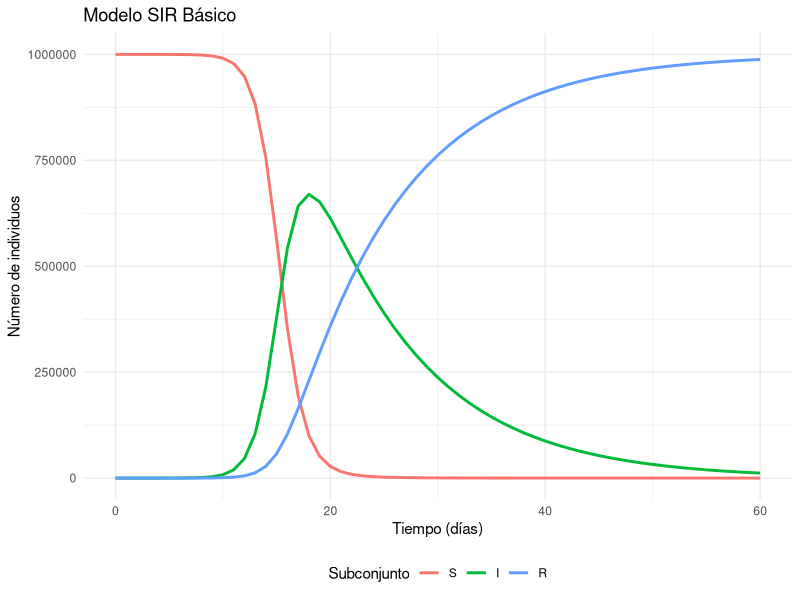
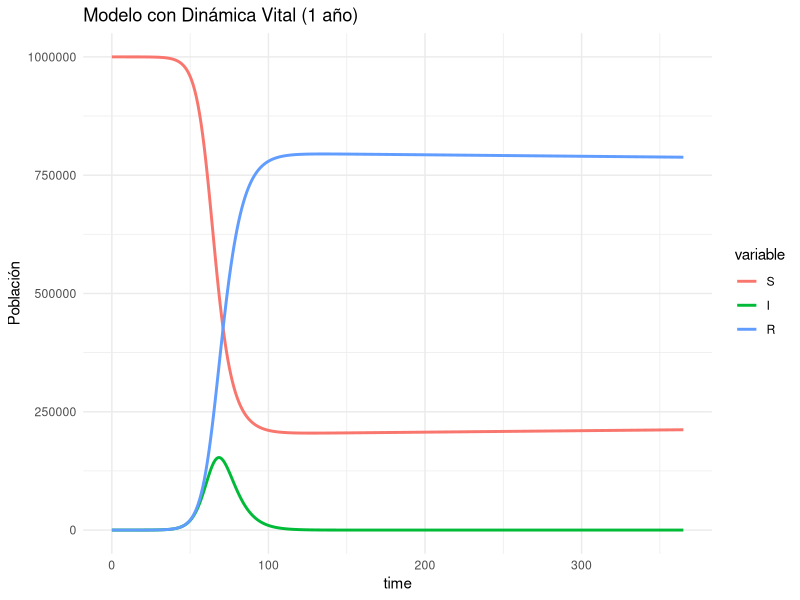
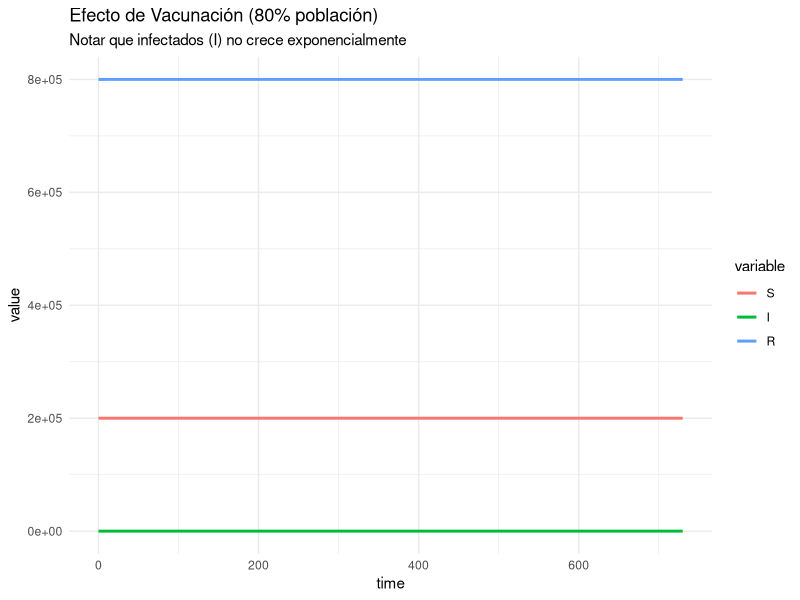
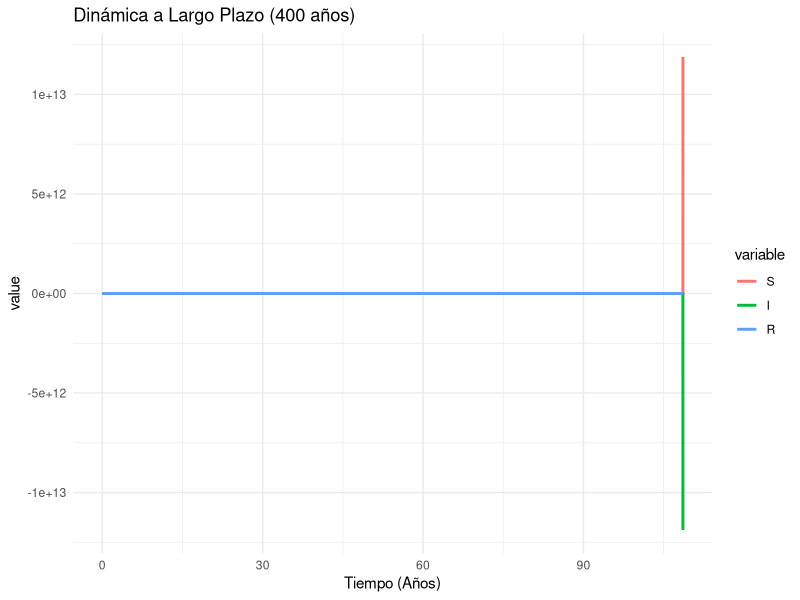
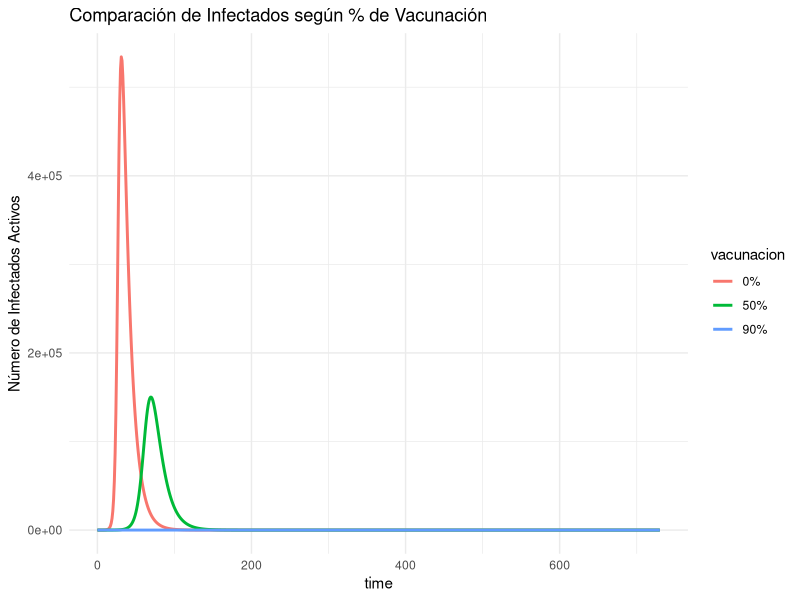

R code for these plots, in order:
## ---- chunk 1
knitr::opts_chunk$set(echo = TRUE, warning = FALSE, message = FALSE)
## ---- chunk 2
# PACKAGES:
library(deSolve)
library(reshape2)
library(ggplot2)

initial_state_values <- c(S = 999999, I = 1, R = 0)
parameters <- c(beta = 1, gamma = 0.1)
times <- seq(from = 0, to = 60, by = 1)   

sir_model <- function(time, state, parameters) {  
    with(as.list(c(state, parameters)), {
        N <- S+I+R 
        lambda <- beta * I/N
        dS <- -lambda * S                
        dI <- lambda * S - gamma * I   
        dR <- gamma * I                  
        return(list(c(dS, dI, dR))) 
    })
}

output <- as.data.frame(ode(y = initial_state_values, 
                            times = times, 
                            func = sir_model,
                            parms = parameters))
## ---- chunk 3

# Gráfico del modelo base
output_long <- melt(as.data.frame(output), id = "time")                  

ggplot(data = output_long, aes(x = time, y = value, colour = variable)) +  
  geom_line(linewidth = 1) +                                           
  xlab("Tiempo (días)")+                                         
  ylab("Número de individuos") +                                       
  labs(title = "Modelo SIR Básico", colour = "Subconjunto") +
  theme_minimal() +
  theme(legend.position = "bottom")

## ---- chunk 4
# Conversión de unidades a días
mu_val <- (1/70)/365
b_val  <- (1/70)/365

parameters_p1 <- c(beta = 0.4, gamma = 0.2, mu = mu_val, b = b_val)
times_p1 <- seq(0, 365, by = 1) # 1 año

# Función SIR con dinámica vital
sir_vital_dynamics <- function(time, state, parameters) {
  with(as.list(c(state, parameters)), {
    N <- S + I + R
    lambda <- beta * I / N
    
    # Ecuaciones modificadas
    dS <- b * N - lambda * S - mu * S
    dI <- lambda * S - gamma * I - mu * I
    dR <- gamma * I - mu * R
    
    return(list(c(dS, dI, dR)))
  })
}

output_p1 <- as.data.frame(ode(y = initial_state_values, times = times_p1, func = sir_vital_dynamics, parms = parameters_p1))

# Gráfico
ggplot(melt(output_p1, id="time"), aes(x=time, y=value, col=variable)) +
  geom_line(linewidth=1) +
  theme_minimal() +
  labs(title = "Modelo con Dinámica Vital (1 año)", y="Población")
## ---- chunk 5
# Parámetros
N_total <- 1000000
v <- 0.8 # 80% vacunados

# Condiciones iniciales modificadas por la vacuna
# Los vacunados pasan directo a Recuperados (o un compartimento V)
init_vaccine <- c(S = (1 - v) * N_total - 1, 
                  I = 1, 
                  R = v * N_total)

params_vaccine <- c(beta = 0.4, gamma = 0.1)
times_vaccine <- seq(0, 365*2, by = 1) # 2 años

output_vaccine <- as.data.frame(ode(y = init_vaccine, times = times_vaccine, func = sir_model, parms = params_vaccine))

ggplot(melt(output_vaccine, id="time"), aes(x=time, y=value, col=variable)) +
  geom_line(linewidth=1) +
  theme_minimal() +
  labs(title = "Efecto de Vacunación (80% población)", subtitle = "Notar que infectados (I) no crece exponencialmente")
## ---- chunk 6
times_long <- seq(0, 365*400, by = 10) # 400 años, paso de 10 días para rapidez

output_longterm <- as.data.frame(ode(y = initial_state_values, times = times_long, func = sir_vital_dynamics, parms = parameters_p1))

ggplot(melt(output_longterm, id="time"), aes(x=time/365, y=value, col=variable)) +
  geom_line(linewidth=1) +
  theme_minimal() +
  labs(title = "Dinámica a Largo Plazo (400 años)", x = "Tiempo (Años)")
## ---- chunk 7
params_p4 <- c(beta=0.6, gamma=0.1)
times_p4 <- seq(0, 365*2, 1)
v_scenarios <- c(0, 0.5, 0.9)

results_list <- list()

for(v in v_scenarios){
  y_init <- c(S = (1-v)*N_total - 1, I=1, R=v*N_total)
  out <- as.data.frame(ode(y=y_init, times=times_p4, func=sir_model, parms=params_p4))
  out$vacunacion <- paste0(v*100, "%")
  results_list[[length(results_list)+1]] <- out
}

all_results <- do.call(rbind, results_list)

# Graficamos SOLO los infectados para comparar
ggplot(all_results, aes(x=time, y=I, color=vacunacion)) +
  geom_line(linewidth=1) +
  theme_minimal() +
  labs(title = "Comparación de Infectados según % de Vacunación", 
       y = "Número de Infectados Activos")
